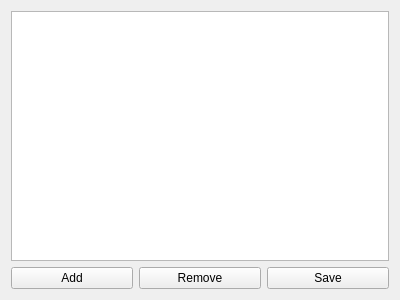
<?xml version="1.0" encoding="UTF-8"?>
<ui version="4.0">
 <class>OpenRGBDMXSettingsPageUi</class>
 <widget class="QWidget" name="OpenRGBDMXSettingsPageUi">
  <property name="geometry">
   <rect>
    <x>0</x>
    <y>0</y>
    <width>400</width>
    <height>300</height>
   </rect>
  </property>
  <property name="windowTitle">
   <string>E131 settings page</string>
  </property>
  <layout class="QGridLayout" name="gridLayout">
   <item row="1" column="0">
    <widget class="QPushButton" name="AddDMXDeviceButton">
     <property name="text">
      <string>Add</string>
     </property>
    </widget>
   </item>
   <item row="1" column="1">
    <widget class="QPushButton" name="RemoveDMXDeviceButton">
     <property name="text">
      <string>Remove</string>
     </property>
    </widget>
   </item>
   <item row="1" column="2">
    <widget class="QPushButton" name="SaveDMXConfigurationButton">
     <property name="text">
      <string>Save</string>
     </property>
    </widget>
   </item>
   <item row="0" column="0" colspan="3">
    <widget class="QListWidget" name="DMXDeviceList">
     <property name="verticalScrollMode">
      <enum>QAbstractItemView::ScrollPerPixel</enum>
     </property>
    </widget>
   </item>
  </layout>
 </widget>
 <resources/>
 <connections/>
</ui>
